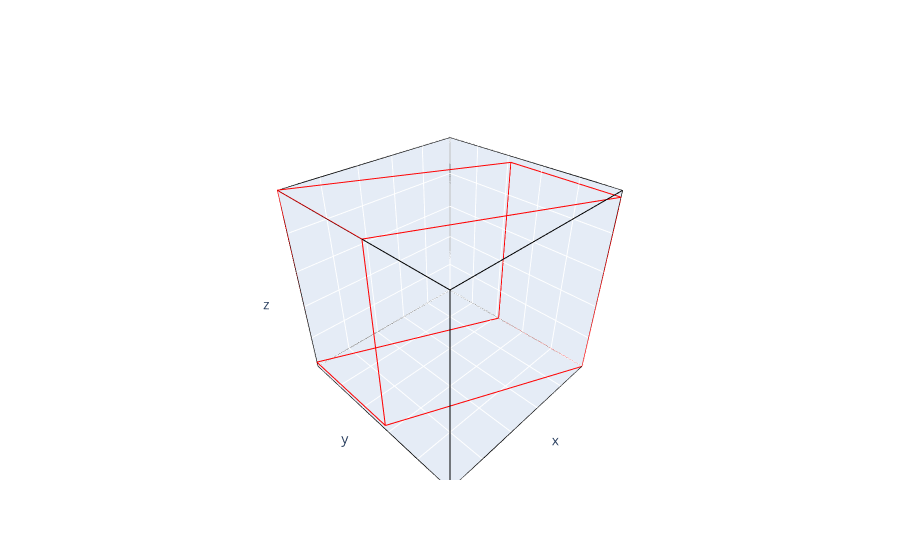

Write notebook code for a chart like this one.
### Code cell
import plotly.graph_objects as go

fig = go.Figure()

for edge in cube_edges:
    fig.add_trace(go.Scatter3d(
        x=[cube_vertices[edge[0]][0], cube_vertices[edge[1]][0]],
        y=[cube_vertices[edge[0]][1], cube_vertices[edge[1]][1]],
        z=[cube_vertices[edge[0]][2], cube_vertices[edge[1]][2]],
        mode='lines',
        line=dict(color='black'),
        name='Cube'
    ))

for edge in parallelepiped_edges:
    fig.add_trace(go.Scatter3d(
        x=[parallelepiped_vertices[edge[0]][0], parallelepiped_vertices[edge[1]][0]],
        y=[parallelepiped_vertices[edge[0]][1], parallelepiped_vertices[edge[1]][1]],
        z=[parallelepiped_vertices[edge[0]][2], parallelepiped_vertices[edge[1]][2]],
        mode='lines',
        line=dict(color='red'),
        name='Parallelepiped'
    ))

fig.update_layout(
    scene=dict(
        xaxis=dict(range=[0, 1]),
        yaxis=dict(range=[0, 1]),
        zaxis=dict(range=[0, 1]),
        aspectratio=dict(x=1, y=1, z=1),
        aspectmode='manual'
    ),
    showlegend=False,
    scene_xaxis_showticklabels=False,
    scene_yaxis_showticklabels=False,
    scene_zaxis_showticklabels=False,
)

fig.show()

### Figure 1 — Plotly figure (JSON) as saved in the notebook; plotly's stock layout.template omitted (floating-point values rounded to 4 significant figures)
{"data": [{"line": {"color": "black"}, "mode": "lines", "name": "Cube", "type": "scatter3d", "x": [0, 1], "y": [0, 0], "z": [0, 0]}, {"line": {"color": "black"}, "mode": "lines", "name": "Cube", "type": "scatter3d", "x": [1, 1], "y": [0, 1], "z": [0, 0]}, {"line": {"color": "black"}, "mode": "lines", "name": "Cube", "type": "scatter3d", "x": [1, 0], "y": [1, 1], "z": [0, 0]}, {"line": {"color": "black"}, "mode": "lines", "name": "Cube", "type": "scatter3d", "x": [0, 0], "y": [1, 0], "z": [0, 0]}, {"line": {"color": "black"}, "mode": "lines", "name": "Cube", "type": "scatter3d", "x": [0, 1], "y": [0, 0], "z": [1, 1]}, {"line": {"color": "black"}, "mode": "lines", "name": "Cube", "type": "scatter3d", "x": [1, 1], "y": [0, 1], "z": [1, 1]}, {"line": {"color": "black"}, "mode": "lines", "name": "Cube", "type": "scatter3d", "x": [1, 0], "y": [1, 1], "z": [1, 1]}, {"line": {"color": "black"}, "mode": "lines", "name": "Cube", "type": "scatter3d", "x": [0, 0], "y": [1, 0], "z": [1, 1]}, {"line": {"color": "black"}, "mode": "lines", "name": "Cube", "type": "scatter3d", "x": [0, 0], "y": [0, 0], "z": [0, 1]}, {"line": {"color": "black"}, "mode": "lines", "name": "Cube", "type": "scatter3d", "x": [1, 1], "y": [0, 0], "z": [0, 1]}, {"line": {"color": "black"}, "mode": "lines", "name": "Cube", "type": "scatter3d", "x": [1, 1], "y": [1, 1], "z": [0, 1]}, {"line": {"color": "black"}, "mode": "lines", "name": "Cube", "type": "scatter3d", "x": [0, 0], "y": [1, 1], "z": [0, 1]}, {"line": {"color": "red"}, "mode": "lines", "name": "Parallelepiped", "type": "scatter3d", "x": [0, 1], "y": [1, 0.5813], "z": [0, 0.03075]}, {"line": {"color": "red"}, "mode": "lines", "name": "Parallelepiped", "type": "scatter3d", "x": [0, 0], "y": [1, 0.4187], "z": [0, 0]}, {"line": {"color": "red"}, "mode": "lines", "name": "Parallelepiped", "type": "scatter3d", "x": [0, 0], "y": [1, 1], "z": [0, 0.9692]}, {"line": {"color": "red"}, "mode": "lines", "name": "Parallelepiped", "type": "scatter3d", "x": [1, 0], "y": [0, 0.4187], "z": [1, 0.9692]}, {"line": {"color": "red"}, "mode": "lines", "name": "Parallelepiped", "type": "scatter3d", "x": [1, 1], "y": [0, 0.5813], "z": [1, 1]}, {"line": {"color": "red"}, "mode": "lines", "name": "Parallelepiped", "type": "scatter3d", "x": [1, 1], "y": [0, 0], "z": [1, 0.03075]}, {"line": {"color": "red"}, "mode": "lines", "name": "Parallelepiped", "type": "scatter3d", "x": [1, 1], "y": [0.5813, 0.5813], "z": [0.03075, 1]}, {"line": {"color": "red"}, "mode": "lines", "name": "Parallelepiped", "type": "scatter3d", "x": [1, 1], "y": [0.5813, 0], "z": [0.03075, 0.03075]}, {"line": {"color": "red"}, "mode": "lines", "name": "Parallelepiped", "type": "scatter3d", "x": [0, 0], "y": [0.4187, 0.4187], "z": [0.9692, 0]}, {"line": {"color": "red"}, "mode": "lines", "name": "Parallelepiped", "type": "scatter3d", "x": [0, 0], "y": [0.4187, 1], "z": [0.9692, 0.9692]}, {"line": {"color": "red"}, "mode": "lines", "name": "Parallelepiped", "type": "scatter3d", "x": [0, 1], "y": [0.4187, 0], "z": [0, 0.03075]}, {"line": {"color": "red"}, "mode": "lines", "name": "Parallelepiped", "type": "scatter3d", "x": [1, 0], "y": [0.5813, 1], "z": [1, 0.9692]}], "layout": {"scene": {"aspectmode": "manual", "aspectratio": {"x": 1, "y": 1, "z": 1}, "xaxis": {"range": [0, 1], "showticklabels": false}, "yaxis": {"range": [0, 1], "showticklabels": false}, "zaxis": {"range": [0, 1], "showticklabels": false}}, "showlegend": false}}
